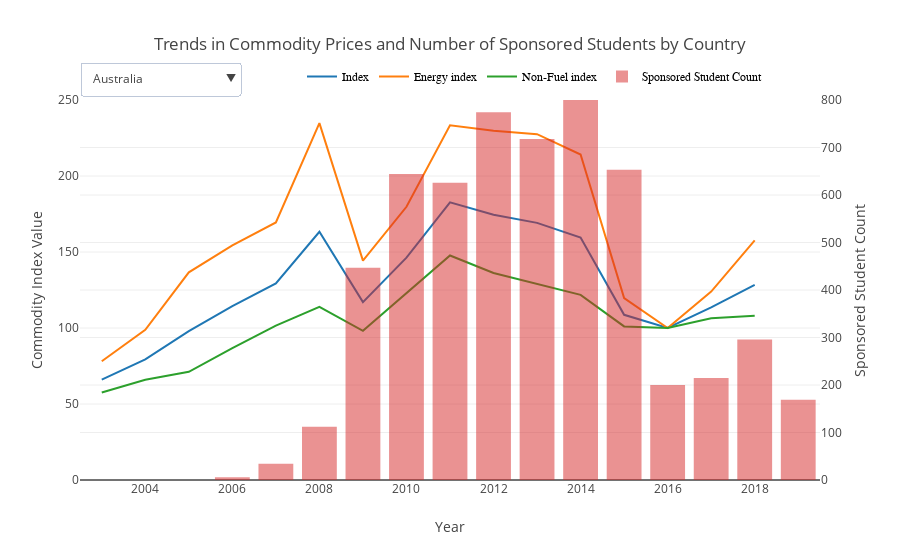

Source (notebook cell):
### Code cell
traces = []

# Adding predictor lines
for predictor in predictors:
    traces.append(
        go.Scatter(
            x=predictors_yearly_df.index.values,
            y=predictors_yearly_df[predictor].values,
            name=predictor,
            mode='lines'
        ),
    )

# Adding response bar-chart by country
#countries = np.sort(response_df.country.unique())
countries = top_countries
visibility = True
for country in countries:
    df = response_df[response_df.country == country]
    x = df.year.values
    traces.append(go.Bar(
        x=x,
        y=df.students_count,
        yaxis='y2',
        visible=visibility,
        name='Sponsored Student Count',
        opacity = 0.5))
    visibility = False


# Adding dropdown menu    
buttons = []
pr_count = len(predictors)
for idx, county in enumerate(countries):
    mask = [True] * pr_count + [False] * len(countries)
    mask[pr_count + idx] = True
    buttons.append(
        dict(
            label = county,
            method = 'update',
            args = [{'visible': mask}]
        )
    )
    
    
layout = dict(
    title = 'Trends in Commodity Prices and Number of Sponsored Students by Country',
    xaxis = dict(title = 'Year'),
    
    yaxis = dict(
        title = 'Commodity Index Value',
        range = [0, 250]
    ),
    
    yaxis2 = dict(
        title='Sponsored Student Count',
        overlaying='y',
        side='right',
        range=[0,800]
        #position=0.15
    ),
    updatemenus = list([dict(
            active=0,
            pad = {'r': 0, 't': 0},
            x = 0.0,
            xanchor = 'left',
            y = 1.1,
            yanchor = 'top',
            buttons=buttons)]),
    legend=dict(
        x=0.3,
        y=1.1,
        traceorder='normal',
        font=dict(
            family='sans-serif',
            size=12,
            color='#000'
        ),
        orientation="h"
    )
,
)


fig = dict(data=traces, layout=layout)

iplot(fig)

### Figure 1 — Plotly figure (JSON) as saved in the notebook; plotly's stock layout.template omitted (floating-point values rounded to 4 significant figures)
{"data": [{"mode": "lines", "name": "Index", "type": "scatter", "uid": "91f0f2f4-0747-450f-b14a-4c476e6076de", "x": [2003, 2004, 2005, 2006, 2007, 2008, 2009, 2010, 2011, 2012, 2013, 2014, 2015, 2016, 2017, 2018], "y": [65.99, 79.37, 97.94, 114.4, 129.3, 163.3, 117.0, 146.3, 182.7, 174.5, 169.2, 159.6, 108.7, 100.0, 113.6, 128.4]}, {"mode": "lines", "name": "Energy index", "type": "scatter", "uid": "f2ff0dee-5136-4773-bb3a-29aa014863b1", "x": [2003, 2004, 2005, 2006, 2007, 2008, 2009, 2010, 2011, 2012, 2013, 2014, 2015, 2016, 2017, 2018], "y": [78.15, 98.81, 136.6, 154.3, 169.4, 234.8, 144.3, 179.8, 233.3, 229.8, 227.5, 214.2, 119.7, 100.0, 123.9, 157.7]}, {"mode": "lines", "name": "Non-Fuel index", "type": "scatter", "uid": "bfc1834f-1a7e-4914-9862-6499628ace0d", "x": [2003, 2004, 2005, 2006, 2007, 2008, 2009, 2010, 2011, 2012, 2013, 2014, 2015, 2016, 2017, 2018], "y": [57.58, 65.94, 71.19, 86.73, 101.5, 113.9, 98.14, 123.1, 147.7, 136.2, 128.8, 121.8, 101.1, 100.0, 106.4, 108.1]}, {"name": "Sponsored Student Count", "opacity": 0.5, "type": "bar", "uid": "a6926f66-7798-4b30-bb76-b462454b9e24", "visible": true, "x": [2003, 2004, 2005, 2006, 2007, 2008, 2009, 2010, 2011, 2012, 2013, 2014, 2015, 2016, 2017, 2018, 2019], "y": [0, 0, 0, 6, 34, 112, 447, 644, 626, 774, 718, 870, 653, 200, 215, 296, 169], "yaxis": "y2"}, {"name": "Sponsored Student Count", "opacity": 0.5, "type": "bar", "uid": "ae7109fa-c09c-49f3-975b-0c16c40c2c8b", "visible": false, "x": [2003, 2004, 2005, 2006, 2007, 2008, 2009, 2010, 2011, 2012, 2013, 2014, 2015, 2016, 2017, 2018, 2019], "y": [1, 0, 100, 113, 355, 471, 982, 829, 244, 284, 249, 435, 312, 166, 69, 81, 64], "yaxis": "y2"}, {"name": "Sponsored Student Count", "opacity": 0.5, "type": "bar", "uid": "eb84f754-24ff-4b6a-8112-9423bba507b3", "visible": false, "x": [2003, 2004, 2005, 2006, 2007, 2008, 2009, 2010, 2011, 2012, 2013, 2014, 2015, 2016, 2017, 2018, 2019], "y": [0, 0, 0, 7, 4, 10, 88, 130, 164, 122, 97, 118, 85, 79, 65, 60, 29], "yaxis": "y2"}, {"name": "Sponsored Student Count", "opacity": 0.5, "type": "bar", "uid": "db41d842-5c40-4863-95ea-5fab4dd2697c", "visible": false, "x": [2003, 2004, 2005, 2006, 2007, 2008, 2009, 2010, 2011, 2012, 2013, 2014, 2015, 2016, 2017, 2018, 2019], "y": [0, 0, 0, 0, 0, 6, 102, 87, 83, 115, 183, 125, 100, 88, 76, 36, 14], "yaxis": "y2"}, {"name": "Sponsored Student Count", "opacity": 0.5, "type": "bar", "uid": "c65d4a39-1900-45dd-b643-f6d7596a7df0", "visible": false, "x": [2003, 2004, 2005, 2006, 2007, 2008, 2009, 2010, 2011, 2012, 2013, 2014, 2015, 2016, 2017, 2018, 2019], "y": [6, 0, 0, 0, 0, 7, 9, 20, 6, 21, 49, 69, 102, 192, 96, 169, 49], "yaxis": "y2"}, {"name": "Sponsored Student Count", "opacity": 0.5, "type": "bar", "uid": "b2aa5bec-1f67-49e9-a475-5240946cba24", "visible": false, "x": [2003, 2004, 2005, 2006, 2007, 2008, 2009, 2010, 2011, 2012, 2013, 2014, 2015, 2016, 2017, 2018, 2019], "y": [0, 0, 0, 0, 0, 0, 0, 0, 0, 19, 272, 322, 125, 21, 0, 0, 2], "yaxis": "y2"}, {"name": "Sponsored Student Count", "opacity": 0.5, "type": "bar", "uid": "9a209fbd-3982-496e-a263-cddc42cc56ca", "visible": false, "x": [2003, 2004, 2005, 2006, 2007, 2008, 2009, 2010, 2011, 2012, 2013, 2014, 2015, 2016, 2017, 2018, 2019], "y": [0, 0, 0, 2, 20, 32, 53, 80, 41, 35, 63, 36, 43, 35, 24, 30, 9], "yaxis": "y2"}, {"name": "Sponsored Student Count", "opacity": 0.5, "type": "bar", "uid": "19662a0d-97b8-4e0d-89d5-542b98e2d915", "visible": false, "x": [2003, 2004, 2005, 2006, 2007, 2008, 2009, 2010, 2011, 2012, 2013, 2014, 2015, 2016, 2017, 2018, 2019], "y": [0, 0, 0, 0, 0, 0, 0, 0, 0, 52, 188, 128, 98, 20, 0, 0, 0], "yaxis": "y2"}, {"name": "Sponsored Student Count", "opacity": 0.5, "type": "bar", "uid": "780995eb-c288-4c16-826a-f06f8e58009c", "visible": false, "x": [2003, 2004, 2005, 2006, 2007, 2008, 2009, 2010, 2011, 2012, 2013, 2014, 2015, 2016, 2017, 2018, 2019], "y": [0, 0, 0, 2, 3, 2, 6, 21, 20, 30, 66, 69, 58, 70, 56, 57, 2], "yaxis": "y2"}, {"name": "Sponsored Student Count", "opacity": 0.5, "type": "bar", "uid": "551c0d07-4b95-478e-bc1f-5db3cdb2b7fe", "visible": false, "x": [2003, 2004, 2005, 2006, 2007, 2008, 2009, 2010, 2011, 2012, 2013, 2014, 2015, 2016, 2017, 2018, 2019], "y": [0, 0, 0, 0, 0, 0, 30, 32, 31, 18, 37, 25, 21, 23, 45, 31, 22], "yaxis": "y2"}, {"name": "Sponsored Student Count", "opacity": 0.5, "type": "bar", "uid": "6256a1cb-820c-4b51-b9fa-71501f2af04b", "visible": false, "x": [2003, 2004, 2005, 2006, 2007, 2008, 2009, 2010, 2011, 2012, 2013, 2014, 2015, 2016, 2017, 2018, 2019], "y": [0, 0, 0, 0, 7, 0, 19, 22, 31, 23, 13, 17, 35, 25, 13, 0, 6], "yaxis": "y2"}, {"name": "Sponsored Student Count", "opacity": 0.5, "type": "bar", "uid": "6a415bd6-f1dc-483c-862a-1df9b753d52b", "visible": false, "x": [2003, 2004, 2005, 2006, 2007, 2008, 2009, 2010, 2011, 2012, 2013, 2014, 2015, 2016, 2017, 2018, 2019], "y": [0, 2, 19, 20, 25, 24, 6, 0, 4, 3, 3, 16, 0, 6, 9, 4, 0], "yaxis": "y2"}, {"name": "Sponsored Student Count", "opacity": 0.5, "type": "bar", "uid": "214f16fb-23dd-4339-ba04-b2127a158acb", "visible": false, "x": [2003, 2004, 2005, 2006, 2007, 2008, 2009, 2010, 2011, 2012, 2013, 2014, 2015, 2016, 2017, 2018, 2019], "y": [0, 0, 0, 0, 0, 0, 0, 0, 0, 0, 0, 0, 0, 10, 8, 39, 64], "yaxis": "y2"}, {"name": "Sponsored Student Count", "opacity": 0.5, "type": "bar", "uid": "b2482ca6-1905-41db-8dfd-fd2638bf2ed8", "visible": false, "x": [2003, 2004, 2005, 2006, 2007, 2008, 2009, 2010, 2011, 2012, 2013, 2014, 2015, 2016, 2017, 2018, 2019], "y": [0, 0, 0, 0, 0, 0, 0, 0, 0, 0, 0, 10, 33, 10, 0, 16, 22], "yaxis": "y2"}, {"name": "Sponsored Student Count", "opacity": 0.5, "type": "bar", "uid": "af29d6e9-535b-4c39-9e69-14b823d96fd1", "visible": false, "x": [2003, 2004, 2005, 2006, 2007, 2008, 2009, 2010, 2011, 2012, 2013, 2014, 2015, 2016, 2017, 2018, 2019], "y": [0, 0, 0, 0, 23, 11, 6, 0, 6, 1, 0, 8, 15, 4, 8, 8, 0], "yaxis": "y2"}, {"name": "Sponsored Student Count", "opacity": 0.5, "type": "bar", "uid": "30d1f01b-247a-4eba-9339-3f2f5040487b", "visible": false, "x": [2003, 2004, 2005, 2006, 2007, 2008, 2009, 2010, 2011, 2012, 2013, 2014, 2015, 2016, 2017, 2018, 2019], "y": [0, 0, 0, 5, 7, 12, 6, 6, 2, 7, 6, 2, 4, 9, 8, 6, 7], "yaxis": "y2"}, {"name": "Sponsored Student Count", "opacity": 0.5, "type": "bar", "uid": "8559318e-e433-48ba-9aba-c82949a91d66", "visible": false, "x": [2003, 2004, 2005, 2006, 2007, 2008, 2009, 2010, 2011, 2012, 2013, 2014, 2015, 2016, 2017, 2018, 2019], "y": [0, 0, 0, 0, 0, 12, 8, 4, 5, 7, 5, 16, 13, 0, 4, 8, 5], "yaxis": "y2"}, {"name": "Sponsored Student Count", "opacity": 0.5, "type": "bar", "uid": "bf4c21f3-c4a3-433d-b0d3-178fc5fbef3f", "visible": false, "x": [2003, 2004, 2005, 2006, 2007, 2008, 2009, 2010, 2011, 2012, 2013, 2014, 2015, 2016, 2017, 2018, 2019], "y": [0, 0, 0, 2, 3, 13, 5, 3, 2, 12, 3, 9, 8, 13, 10, 0, 3], "yaxis": "y2"}, {"name": "Sponsored Student Count", "opacity": 0.5, "type": "bar", "uid": "cf2df078-89ef-439a-8701-73ef6ffd79e1", "visible": false, "x": [2003, 2004, 2005, 2006, 2007, 2008, 2009, 2010, 2011, 2012, 2013, 2014, 2015, 2016, 2017, 2018, 2019], "y": [0, 0, 0, 0, 0, 0, 7, 1, 9, 5, 11, 7, 4, 16, 0, 0, 0], "yaxis": "y2"}, {"name": "Sponsored Student Count", "opacity": 0.5, "type": "bar", "uid": "eb11ebaa-ec5c-40d2-ba38-cf90ba030e39", "visible": false, "x": [2003, 2004, 2005, 2006, 2007, 2008, 2009, 2010, 2011, 2012, 2013, 2014, 2015, 2016, 2017, 2018, 2019], "y": [0, 0, 0, 2, 7, 0, 4, 0, 5, 12, 3, 13, 0, 8, 0, 3, 0], "yaxis": "y2"}, {"name": "Sponsored Student Count", "opacity": 0.5, "type": "bar", "uid": "243232cd-466a-42ee-a8df-0ed38874f829", "visible": false, "x": [2003, 2004, 2005, 2006, 2007, 2008, 2009, 2010, 2011, 2012, 2013, 2014, 2015, 2016, 2017, 2018, 2019], "y": [0, 0, 0, 0, 0, 2, 3, 7, 9, 2, 7, 2, 3, 2, 7, 10, 2], "yaxis": "y2"}, {"name": "Sponsored Student Count", "opacity": 0.5, "type": "bar", "uid": "4e287759-7bb7-41c1-9dc4-ca0df6cb0bcc", "visible": false, "x": [2003, 2004, 2005, 2006, 2007, 2008, 2009, 2010, 2011, 2012, 2013, 2014, 2015, 2016, 2017, 2018, 2019], "y": [0, 0, 0, 2, 3, 0, 13, 8, 8, 2, 10, 2, 0, 0, 0, 0, 0], "yaxis": "y2"}, {"name": "Sponsored Student Count", "opacity": 0.5, "type": "bar", "uid": "f7474e5a-39ff-4a4d-850d-d135557037f5", "visible": false, "x": [2003, 2004, 2005, 2006, 2007, 2008, 2009, 2010, 2011, 2012, 2013, 2014, 2015, 2016, 2017, 2018, 2019], "y": [0, 0, 0, 0, 0, 11, 5, 6, 4, 15, 0, 0, 0, 0, 0, 0, 0], "yaxis": "y2"}, {"name": "Sponsored Student Count", "opacity": 0.5, "type": "bar", "uid": "54b863a4-4d93-42e4-a93f-5e672e48bd79", "visible": false, "x": [2003, 2004, 2005, 2006, 2007, 2008, 2009, 2010, 2011, 2012, 2013, 2014, 2015, 2016, 2017, 2018, 2019], "y": [0, 0, 0, 0, 0, 5, 15, 3, 1, 2, 0, 3, 0, 0, 0, 0, 5], "yaxis": "y2"}, {"name": "Sponsored Student Count", "opacity": 0.5, "type": "bar", "uid": "a581847b-004c-4581-8d31-9ea5cec253f0", "visible": false, "x": [2003, 2004, 2005, 2006, 2007, 2008, 2009, 2010, 2011, 2012, 2013, 2014, 2015, 2016, 2017, 2018, 2019], "y": [0, 0, 0, 0, 0, 14, 2, 0, 5, 0, 7, 0, 0, 0, 0, 2, 3], "yaxis": "y2"}, {"name": "Sponsored Student Count", "opacity": 0.5, "type": "bar", "uid": "715740b1-56a0-4f45-85e4-dabb549e76dd", "visible": false, "x": [2003, 2004, 2005, 2006, 2007, 2008, 2009, 2010, 2011, 2012, 2013, 2014, 2015, 2016, 2017, 2018, 2019], "y": [0, 0, 0, 0, 0, 0, 5, 7, 5, 1, 3, 2, 1, 0, 2, 2, 0], "yaxis": "y2"}, {"name": "Sponsored Student Count", "opacity": 0.5, "type": "bar", "uid": "07a6c006-a5b1-47a6-9263-c5e62305dbcf", "visible": false, "x": [2003, 2004, 2005, 2006, 2007, 2008, 2009, 2010, 2011, 2012, 2013, 2014, 2015, 2016, 2017, 2018, 2019], "y": [0, 0, 0, 0, 0, 0, 0, 4, 8, 0, 0, 0, 0, 0, 7, 3, 3], "yaxis": "y2"}, {"name": "Sponsored Student Count", "opacity": 0.5, "type": "bar", "uid": "aece612e-97b6-446f-9a22-91c04b35f701", "visible": false, "x": [2003, 2004, 2005, 2006, 2007, 2008, 2009, 2010, 2011, 2012, 2013, 2014, 2015, 2016, 2017, 2018, 2019], "y": [0, 0, 0, 0, 0, 0, 7, 0, 2, 0, 0, 2, 1, 4, 0, 3, 6], "yaxis": "y2"}, {"name": "Sponsored Student Count", "opacity": 0.5, "type": "bar", "uid": "288a75a5-fc30-49aa-b0f4-88bd4818818d", "visible": false, "x": [2003, 2004, 2005, 2006, 2007, 2008, 2009, 2010, 2011, 2012, 2013, 2014, 2015, 2016, 2017, 2018, 2019], "y": [0, 0, 0, 0, 0, 0, 0, 0, 0, 0, 0, 12, 3, 4, 0, 2, 0], "yaxis": "y2"}, {"name": "Sponsored Student Count", "opacity": 0.5, "type": "bar", "uid": "a084739b-a6b9-4c08-971a-f18b3a99bd88", "visible": false, "x": [2003, 2004, 2005, 2006, 2007, 2008, 2009, 2010, 2011, 2012, 2013, 2014, 2015, 2016, 2017, 2018, 2019], "y": [0, 0, 0, 0, 0, 0, 0, 0, 3, 2, 0, 2, 4, 2, 3, 3, 1], "yaxis": "y2"}], "layout": {"legend": {"font": {"color": "#000", "family": "sans-serif", "size": 12}, "orientation": "h", "traceorder": "normal", "x": 0.3, "y": 1.1}, "title": {"text": "Trends in Commodity Prices and Number of Sponsored Students by Country"}, "updatemenus": [{"active": 0, "buttons": [{"args": [{"visible": [true, true, true, true, false, false, false, false, false, false, false, false, false, false, false, false, false, false, false, false, false, false, false, false, false, false, false, false, false, false, false, false, false]}], "label": "Australia", "method": "update"}, {"args": [{"visible": [true, true, true, false, true, false, false, false, false, false, false, false, false, false, false, false, false, false, false, false, false, false, false, false, false, false, false, false, false, false, false, false, false]}], "label": "Malaysia", "method": "update"}, {"args": [{"visible": [true, true, true, false, false, true, false, false, false, false, false, false, false, false, false, false, false, false, false, false, false, false, false, false, false, false, false, false, false, false, false, false, false]}], "label": "Saudi Arabia", "method": "update"}, {"args": [{"visible": [true, true, true, false, false, false, true, false, false, false, false, false, false, false, false, false, false, false, false, false, false, false, false, false, false, false, false, false, false, false, false, false, false]}], "label": "Chile", "method": "update"}, {"args": [{"visible": [true, true, true, false, false, false, false, true, false, false, false, false, false, false, false, false, false, false, false, false, false, false, false, false, false, false, false, false, false, false, false, false, false]}], "label": "Indonesia", "method": "update"}, {"args": [{"visible": [true, true, true, false, false, false, false, false, true, false, false, false, false, false, false, false, false, false, false, false, false, false, false, false, false, false, false, false, false, false, false, false, false]}], "label": "Ecuador", "method": "update"}, {"args": [{"visible": [true, true, true, false, false, false, false, false, false, true, false, false, false, false, false, false, false, false, false, false, false, false, false, false, false, false, false, false, false, false, false, false, false]}], "label": "Singapore", "method": "update"}, {"args": [{"visible": [true, true, true, false, false, false, false, false, false, false, true, false, false, false, false, false, false, false, false, false, false, false, false, false, false, false, false, false, false, false, false, false, false]}], "label": "Brazil", "method": "update"}, {"args": [{"visible": [true, true, true, false, false, false, false, false, false, false, false, true, false, false, false, false, false, false, false, false, false, false, false, false, false, false, false, false, false, false, false, false, false]}], "label": "Mexico", "method": "update"}, {"args": [{"visible": [true, true, true, false, false, false, false, false, false, false, false, false, true, false, false, false, false, false, false, false, false, false, false, false, false, false, false, false, false, false, false, false, false]}], "label": "Colombia", "method": "update"}, {"args": [{"visible": [true, true, true, false, false, false, false, false, false, false, false, false, false, true, false, false, false, false, false, false, false, false, false, false, false, false, false, false, false, false, false, false, false]}], "label": "Brunei Darussalam", "method": "update"}, {"args": [{"visible": [true, true, true, false, false, false, false, false, false, false, false, false, false, false, true, false, false, false, false, false, false, false, false, false, false, false, false, false, false, false, false, false, false]}], "label": "Botswana", "method": "update"}, {"args": [{"visible": [true, true, true, false, false, false, false, false, false, false, false, false, false, false, false, true, false, false, false, false, false, false, false, false, false, false, false, false, false, false, false, false, false]}], "label": "Paraguay", "method": "update"}, {"args": [{"visible": [true, true, true, false, false, false, false, false, false, false, false, false, false, false, false, false, true, false, false, false, false, false, false, false, false, false, false, false, false, false, false, false, false]}], "label": "Peru", "method": "update"}, {"args": [{"visible": [true, true, true, false, false, false, false, false, false, false, false, false, false, false, false, false, false, true, false, false, false, false, false, false, false, false, false, false, false, false, false, false, false]}], "label": "Mauritius", "method": "update"}, {"args": [{"visible": [true, true, true, false, false, false, false, false, false, false, false, false, false, false, false, false, false, false, true, false, false, false, false, false, false, false, false, false, false, false, false, false, false]}], "label": "Thailand", "method": "update"}, {"args": [{"visible": [true, true, true, false, false, false, false, false, false, false, false, false, false, false, false, false, false, false, false, true, false, false, false, false, false, false, false, false, false, false, false, false, false]}], "label": "United Arab Emirates", "method": "update"}, {"args": [{"visible": [true, true, true, false, false, false, false, false, false, false, false, false, false, false, false, false, false, false, false, false, true, false, false, false, false, false, false, false, false, false, false, false, false]}], "label": "Oman", "method": "update"}, {"args": [{"visible": [true, true, true, false, false, false, false, false, false, false, false, false, false, false, false, false, false, false, false, false, false, true, false, false, false, false, false, false, false, false, false, false, false]}], "label": "Iraq", "method": "update"}, {"args": [{"visible": [true, true, true, false, false, false, false, false, false, false, false, false, false, false, false, false, false, false, false, false, false, false, true, false, false, false, false, false, false, false, false, false, false]}], "label": "Viet Nam", "method": "update"}, {"args": [{"visible": [true, true, true, false, false, false, false, false, false, false, false, false, false, false, false, false, false, false, false, false, false, false, false, true, false, false, false, false, false, false, false, false, false]}], "label": "Kazakhstan", "method": "update"}, {"args": [{"visible": [true, true, true, false, false, false, false, false, false, false, false, false, false, false, false, false, false, false, false, false, false, false, false, false, true, false, false, false, false, false, false, false, false]}], "label": "Libya", "method": "update"}, {"args": [{"visible": [true, true, true, false, false, false, false, false, false, false, false, false, false, false, false, false, false, false, false, false, false, false, false, false, false, true, false, false, false, false, false, false, false]}], "label": "Iran", "method": "update"}, {"args": [{"visible": [true, true, true, false, false, false, false, false, false, false, false, false, false, false, false, false, false, false, false, false, false, false, false, false, false, false, true, false, false, false, false, false, false]}], "label": "Pakistan", "method": "update"}, {"args": [{"visible": [true, true, true, false, false, false, false, false, false, false, false, false, false, false, false, false, false, false, false, false, false, false, false, false, false, false, false, true, false, false, false, false, false]}], "label": "Turkey", "method": "update"}, {"args": [{"visible": [true, true, true, false, false, false, false, false, false, false, false, false, false, false, false, false, false, false, false, false, false, false, false, false, false, false, false, false, true, false, false, false, false]}], "label": "Philippines", "method": "update"}, {"args": [{"visible": [true, true, true, false, false, false, false, false, false, false, false, false, false, false, false, false, false, false, false, false, false, false, false, false, false, false, false, false, false, true, false, false, false]}], "label": "Kuwait", "method": "update"}, {"args": [{"visible": [true, true, true, false, false, false, false, false, false, false, false, false, false, false, false, false, false, false, false, false, false, false, false, false, false, false, false, false, false, false, true, false, false]}], "label": "Maldives", "method": "update"}, {"args": [{"visible": [true, true, true, false, false, false, false, false, false, false, false, false, false, false, false, false, false, false, false, false, false, false, false, false, false, false, false, false, false, false, false, true, false]}], "label": "Azerbaijan", "method": "update"}, {"args": [{"visible": [true, true, true, false, false, false, false, false, false, false, false, false, false, false, false, false, false, false, false, false, false, false, false, false, false, false, false, false, false, false, false, false, true]}], "label": "Japan", "method": "update"}], "pad": {"r": 0, "t": 0}, "x": 0, "xanchor": "left", "y": 1.1, "yanchor": "top"}], "xaxis": {"title": {"text": "Year"}}, "yaxis": {"range": [0, 250], "title": {"text": "Commodity Index Value"}}, "yaxis2": {"overlaying": "y", "range": [0, 800], "side": "right", "title": {"text": "Sponsored Student Count"}}}}
